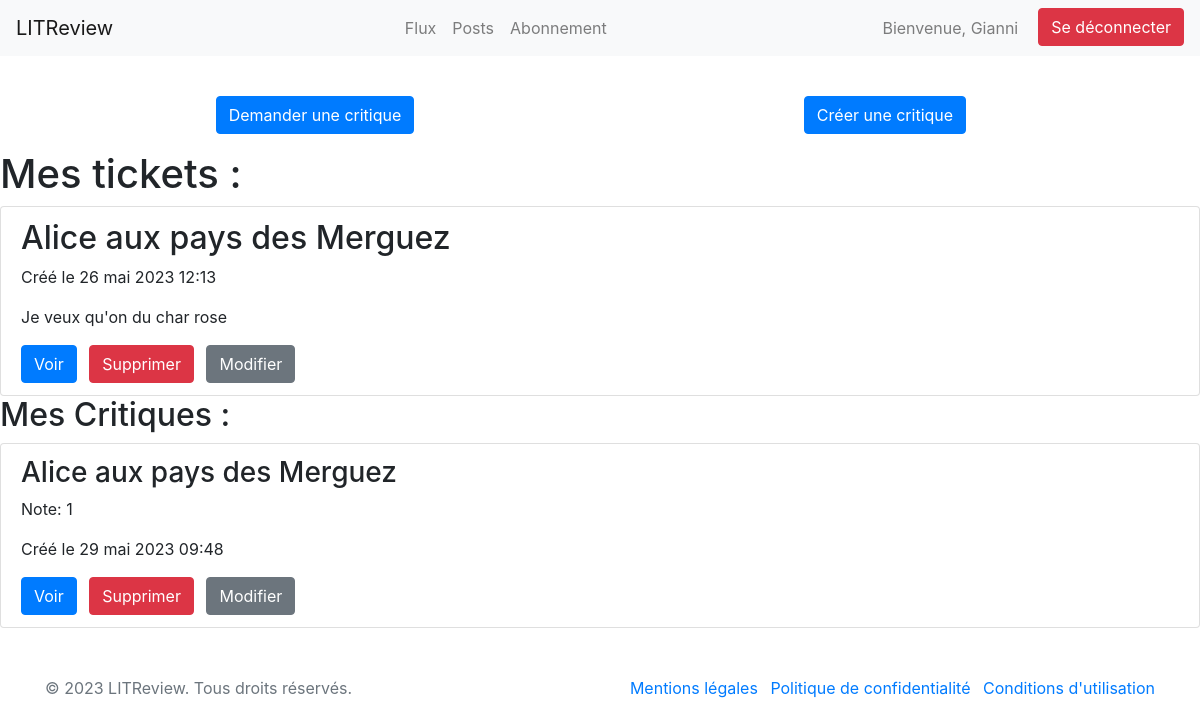
/review/posts/ (signed in), run on an earlier commit of the app's database.
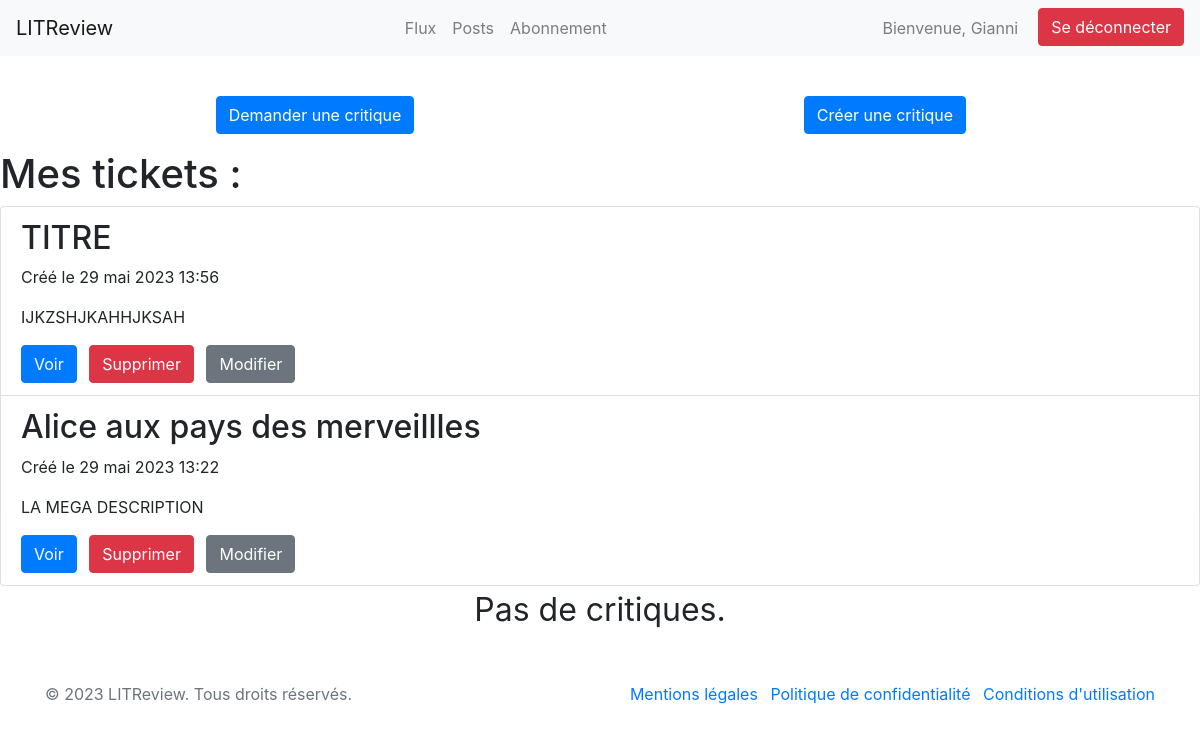
And on a later commit of the database.
### review/models.py (models this page shows, shortened)
class Ticket(models.Model):
    title = models.CharField(max_length=128)
    description = models.TextField(max_length=2048, blank=True)
    user = models.ForeignKey(
        settings.AUTH_USER_MODEL, on_delete=models.CASCADE, related_name="tickets"
    )
    image = models.ImageField(null=True, blank=True)
    time_created = models.DateTimeField(auto_now_add=True)

class Review(models.Model):
    ticket = models.ForeignKey(Ticket, on_delete=models.CASCADE, related_name="reviews")
    rating = models.PositiveSmallIntegerField(
        validators=[MinValueValidator(0), MaxValueValidator(5)]
    )
    headline = models.CharField(max_length=128)
    body = models.TextField(max_length=8192, blank=True)
    user = models.ForeignKey(
        settings.AUTH_USER_MODEL, on_delete=models.CASCADE, related_name="reviews"
    )
    time_created = models.DateTimeField(auto_now_add=True)

### review/views.py (the view)
# urls.py: path("posts/", tickets, name="tickets"),
@login_required
def tickets(request):
    user = request.user
    user_tickets = Ticket.objects.filter(user=user).order_by("-time_created")
    user_reviews = Review.objects.filter(user=user).order_by("-time_created")
    context = {
        "tickets": user_tickets,
        "reviews": user_reviews,
    }
    return render(request, "review/tickets.html", context)

### review/templates/review/tickets.html (shortened to what this page needs)
{% extends 'base.html' %}
{% load static %}
{% block extra_head %}
<link rel="stylesheet" href="{% static 'review/css/tickets.css' %}">
{% endblock %}
{% block content %}
<div class="container">
    <div class="row justify-content-center">
        <div class="col-md-6 text-center">
            <a class="btn btn-primary mb-3" href="/review/create_ticket">Demander une critique</a>
        </div>
        <div class="col-md-6 text-center">
            <a class="btn btn-primary mb-3" href="/review/create_ticket_review">Créer une critique</a>
        </div>
    </div>
</div>
{% if tickets %}
<h1>Mes tickets :</h1>
<ul class="list-group">
    {% for ticket in tickets %}
    <li class="list-group-item ticket-item">
        <div class="ticket-header">
            <h2 class="ticket-title">{{ ticket.title }}</h2>
            <p class="ticket-date">Créé le {{ ticket.time_created }}</p>
        </div>
        <p class="ticket-description">{{ ticket.description }}</p>
        <div class="ticket-actions">
            <a class="btn btn-primary mr-2" href="{% url 'ticket_detail' ticket.id %}">Voir</a>
            <a class="btn btn-danger mr-2" href="{% url 'delete_ticket' ticket.id %}">Supprimer</a>
            <a class="btn btn-secondary" href="{% url 'update_ticket' ticket.id %}">Modifier</a>
        </div>
    </li>
    {% endfor %}
</ul>
{% else %}
<p class="no-tickets">Pas de tickets.</p>
{% endif %}
{% if reviews %}
<h2>Mes Critiques :</h2>
<ul class="list-group">
    {% for review in reviews %}
    <li class="list-group-item ticket-item">
        <div class="review-header">
            <h3 class="review-title">{{ review.ticket.title }}</h3>
            <p class="review-description">Note: {{ review.rating }}</p>
            <p class="review-date">Créé le {{ review.time_created }}</p>
        </div>
        <div class="review-actions">
            <a class="btn btn-primary mr-2" href="{% url 'review_detail' review.id %}">Voir</a>
            <a class="btn btn-danger mr-2" href="{% url 'delete_review' review.id %}">Supprimer</a>
            <a class="btn btn-secondary" href="{% url 'update_review' review.id %}">Modifier</a>
        </div>
    </li>
    {% endfor %}
</ul>
{% else %}
<p class="no-tickets">Pas de critiques.</p>
{% endif %}
{% endblock %}

What changed in the data, as far as the page shows it:
removed Ticket: title "Alice aux pays des Merguez", time_created "26 mai 2023 12:13", description "Je veux qu'on du char rose"
removed Review: ticket "Alice aux pays des Merguez", rating "1", time_created "29 mai 2023 09:48"
added Ticket: title "TITRE", time_created "29 mai 2023 13:56", description "IJKZSHJKAHHJKSAH"
added Ticket: title "Alice aux pays des merveillles", time_created "29 mai 2023 13:22", description "LA MEGA DESCRIPTION"
Also different on the page:
text no longer shown: "Mes Critiques :"
text now shown: "Pas de critiques."
